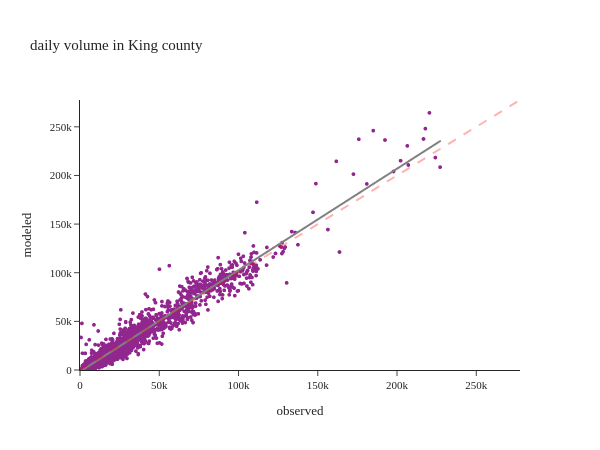
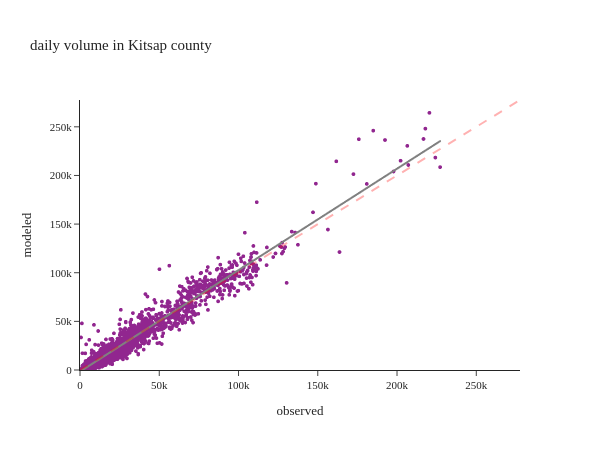
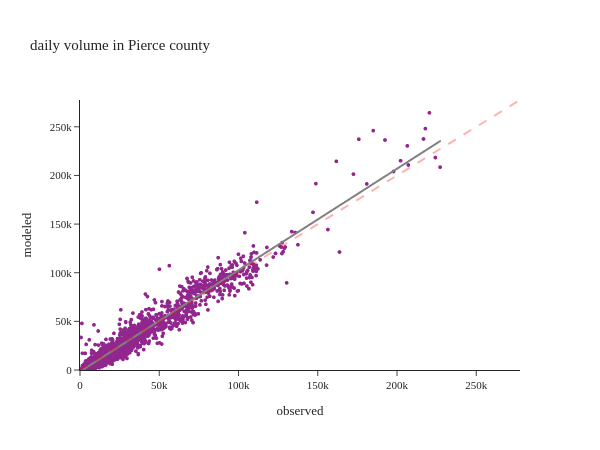
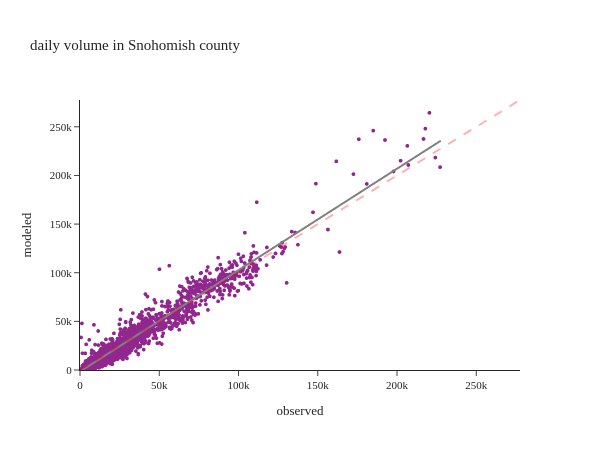

The notebook cell these images were saved under, in order:
### Code cell
#| layout: [[65,35]]
for county in np.unique(df['county']):
    _df = df[df['county'] == county]
    plot_observed_scatter(df, 'observed', 'modeled', f'daily volume in {county} county')

### Figure 1 — Plotly figure (JSON) as saved in the notebook; plotly's stock layout.template omitted (floating-point values rounded to 4 significant figures; data arrays with more than 128 entries replaced by an {"elided": "..."} marker saying what was removed)
{"data": [{"hovertemplate": "observed=%{x}<br>modeled=%{y}<extra></extra>", "legendgroup": "", "marker": {"color": "#91268F", "size": 4, "symbol": "circle"}, "mode": "markers", "name": "", "showlegend": false, "type": "scattergl", "x": {"elided": "2473 int values"}, "xaxis": "x", "y": {"elided": "2473 int values"}, "yaxis": "y"}, {"hovertemplate": "<b>OLS trendline</b><br>modeled = 1.04288 * observed + -1631.62<br>R<sup>2</sup>=0.949772<br><br>observed=%{x}<br>modeled=%{y} <b>(trend)</b><extra></extra>", "legendgroup": "", "line": {"color": "grey", "width": 2}, "marker": {"color": "#91268F", "size": 4, "symbol": "circle"}, "mode": "lines", "name": "", "showlegend": false, "type": "scattergl", "x": {"elided": "2473 int values"}, "xaxis": "x", "y": {"elided": "2473 float values"}, "yaxis": "y"}], "layout": {"height": 450, "legend": {"tracegroupgap": 0}, "shapes": [{"line": {"color": "Red", "dash": "dash", "width": 2}, "type": "line", "x0": 0, "x1": 277600.0, "y0": 0, "y1": 277600.0}], "title": {"text": "daily volume in King county"}, "width": 600, "xaxis": {"anchor": "y", "domain": [0.0, 1.0], "range": [0, 277600.0], "title": {"text": "observed"}}, "yaxis": {"anchor": "x", "domain": [0.0, 1.0], "range": [0, 277600.0], "title": {"text": "modeled"}}}}

### Figure 2 — Plotly figure (JSON) as saved in the notebook; plotly's stock layout.template omitted (floating-point values rounded to 4 significant figures; data arrays with more than 128 entries replaced by an {"elided": "..."} marker saying what was removed)
{"data": [{"hovertemplate": "observed=%{x}<br>modeled=%{y}<extra></extra>", "legendgroup": "", "marker": {"color": "#91268F", "size": 4, "symbol": "circle"}, "mode": "markers", "name": "", "showlegend": false, "type": "scattergl", "x": {"elided": "2473 int values"}, "xaxis": "x", "y": {"elided": "2473 int values"}, "yaxis": "y"}, {"hovertemplate": "<b>OLS trendline</b><br>modeled = 1.04288 * observed + -1631.62<br>R<sup>2</sup>=0.949772<br><br>observed=%{x}<br>modeled=%{y} <b>(trend)</b><extra></extra>", "legendgroup": "", "line": {"color": "grey", "width": 2}, "marker": {"color": "#91268F", "size": 4, "symbol": "circle"}, "mode": "lines", "name": "", "showlegend": false, "type": "scattergl", "x": {"elided": "2473 int values"}, "xaxis": "x", "y": {"elided": "2473 float values"}, "yaxis": "y"}], "layout": {"height": 450, "legend": {"tracegroupgap": 0}, "shapes": [{"line": {"color": "Red", "dash": "dash", "width": 2}, "type": "line", "x0": 0, "x1": 277600.0, "y0": 0, "y1": 277600.0}], "title": {"text": "daily volume in Kitsap county"}, "width": 600, "xaxis": {"anchor": "y", "domain": [0.0, 1.0], "range": [0, 277600.0], "title": {"text": "observed"}}, "yaxis": {"anchor": "x", "domain": [0.0, 1.0], "range": [0, 277600.0], "title": {"text": "modeled"}}}}

### Figure 3 — Plotly figure (JSON) as saved in the notebook; plotly's stock layout.template omitted (floating-point values rounded to 4 significant figures; data arrays with more than 128 entries replaced by an {"elided": "..."} marker saying what was removed)
{"data": [{"hovertemplate": "observed=%{x}<br>modeled=%{y}<extra></extra>", "legendgroup": "", "marker": {"color": "#91268F", "size": 4, "symbol": "circle"}, "mode": "markers", "name": "", "showlegend": false, "type": "scattergl", "x": {"elided": "2473 int values"}, "xaxis": "x", "y": {"elided": "2473 int values"}, "yaxis": "y"}, {"hovertemplate": "<b>OLS trendline</b><br>modeled = 1.04288 * observed + -1631.62<br>R<sup>2</sup>=0.949772<br><br>observed=%{x}<br>modeled=%{y} <b>(trend)</b><extra></extra>", "legendgroup": "", "line": {"color": "grey", "width": 2}, "marker": {"color": "#91268F", "size": 4, "symbol": "circle"}, "mode": "lines", "name": "", "showlegend": false, "type": "scattergl", "x": {"elided": "2473 int values"}, "xaxis": "x", "y": {"elided": "2473 float values"}, "yaxis": "y"}], "layout": {"height": 450, "legend": {"tracegroupgap": 0}, "shapes": [{"line": {"color": "Red", "dash": "dash", "width": 2}, "type": "line", "x0": 0, "x1": 277600.0, "y0": 0, "y1": 277600.0}], "title": {"text": "daily volume in Pierce county"}, "width": 600, "xaxis": {"anchor": "y", "domain": [0.0, 1.0], "range": [0, 277600.0], "title": {"text": "observed"}}, "yaxis": {"anchor": "x", "domain": [0.0, 1.0], "range": [0, 277600.0], "title": {"text": "modeled"}}}}

### Figure 4 — Plotly figure (JSON) as saved in the notebook; plotly's stock layout.template omitted (floating-point values rounded to 4 significant figures; data arrays with more than 128 entries replaced by an {"elided": "..."} marker saying what was removed)
{"data": [{"hovertemplate": "observed=%{x}<br>modeled=%{y}<extra></extra>", "legendgroup": "", "marker": {"color": "#91268F", "size": 4, "symbol": "circle"}, "mode": "markers", "name": "", "showlegend": false, "type": "scattergl", "x": {"elided": "2473 int values"}, "xaxis": "x", "y": {"elided": "2473 int values"}, "yaxis": "y"}, {"hovertemplate": "<b>OLS trendline</b><br>modeled = 1.04288 * observed + -1631.62<br>R<sup>2</sup>=0.949772<br><br>observed=%{x}<br>modeled=%{y} <b>(trend)</b><extra></extra>", "legendgroup": "", "line": {"color": "grey", "width": 2}, "marker": {"color": "#91268F", "size": 4, "symbol": "circle"}, "mode": "lines", "name": "", "showlegend": false, "type": "scattergl", "x": {"elided": "2473 int values"}, "xaxis": "x", "y": {"elided": "2473 float values"}, "yaxis": "y"}], "layout": {"height": 450, "legend": {"tracegroupgap": 0}, "shapes": [{"line": {"color": "Red", "dash": "dash", "width": 2}, "type": "line", "x0": 0, "x1": 277600.0, "y0": 0, "y1": 277600.0}], "title": {"text": "daily volume in Snohomish county"}, "width": 600, "xaxis": {"anchor": "y", "domain": [0.0, 1.0], "range": [0, 277600.0], "title": {"text": "observed"}}, "yaxis": {"anchor": "x", "domain": [0.0, 1.0], "range": [0, 277600.0], "title": {"text": "modeled"}}}}
